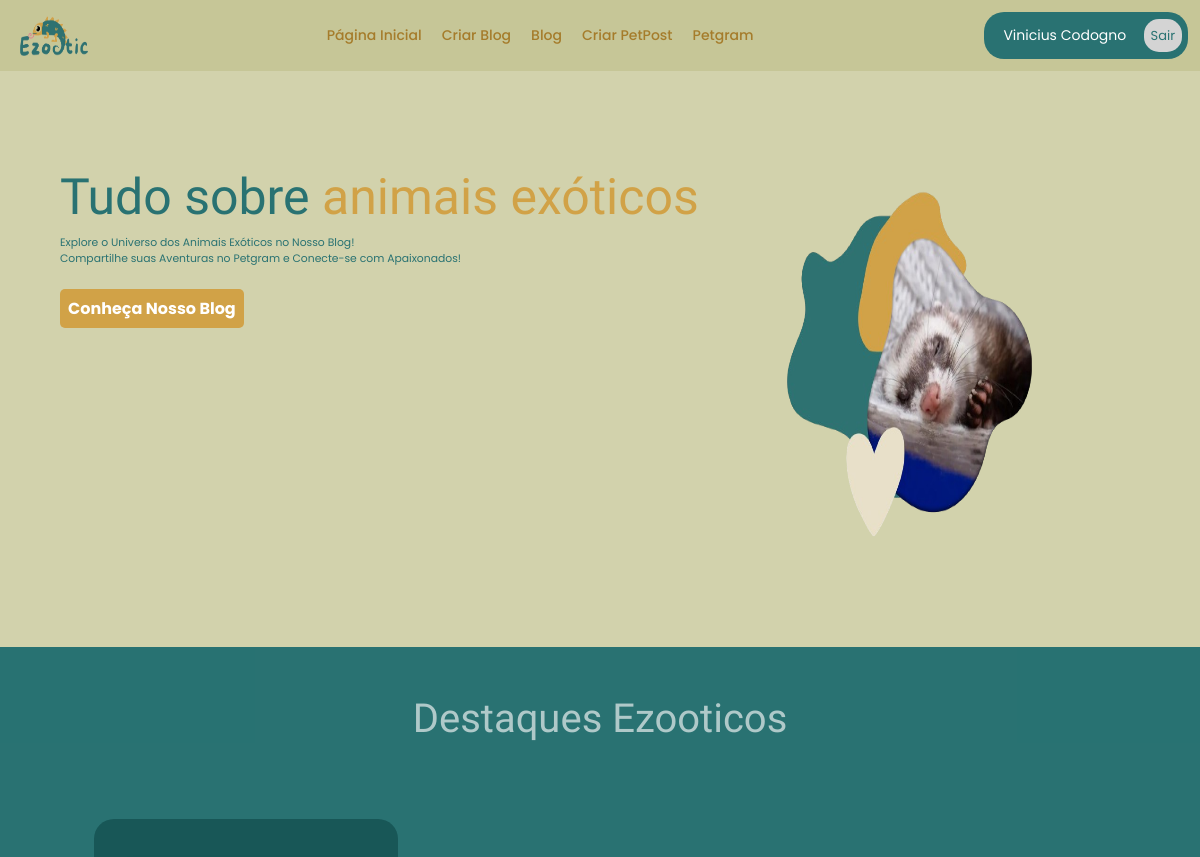
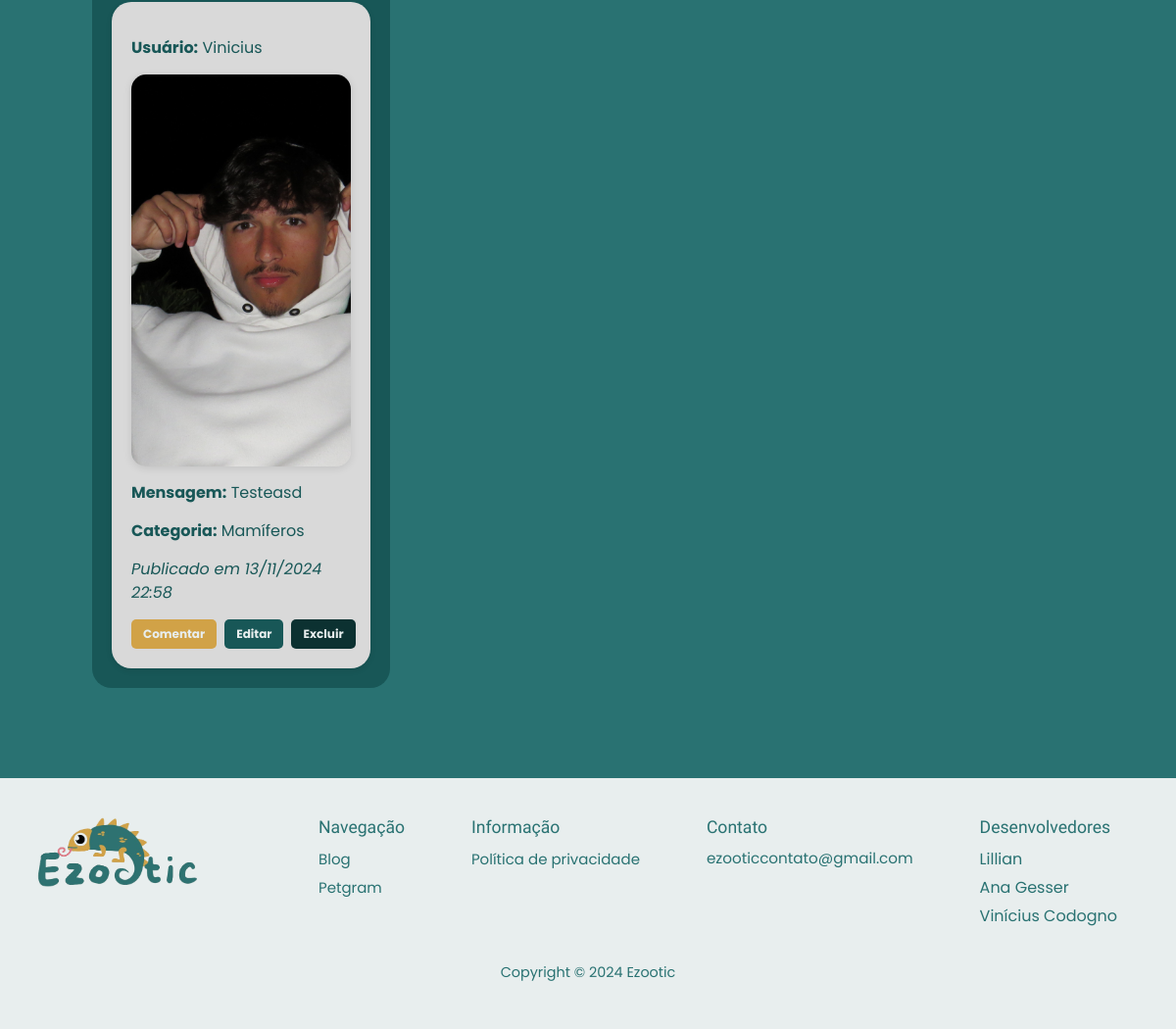
Page / (signed in) on the earlier database version (2 pictures, top to bottom).
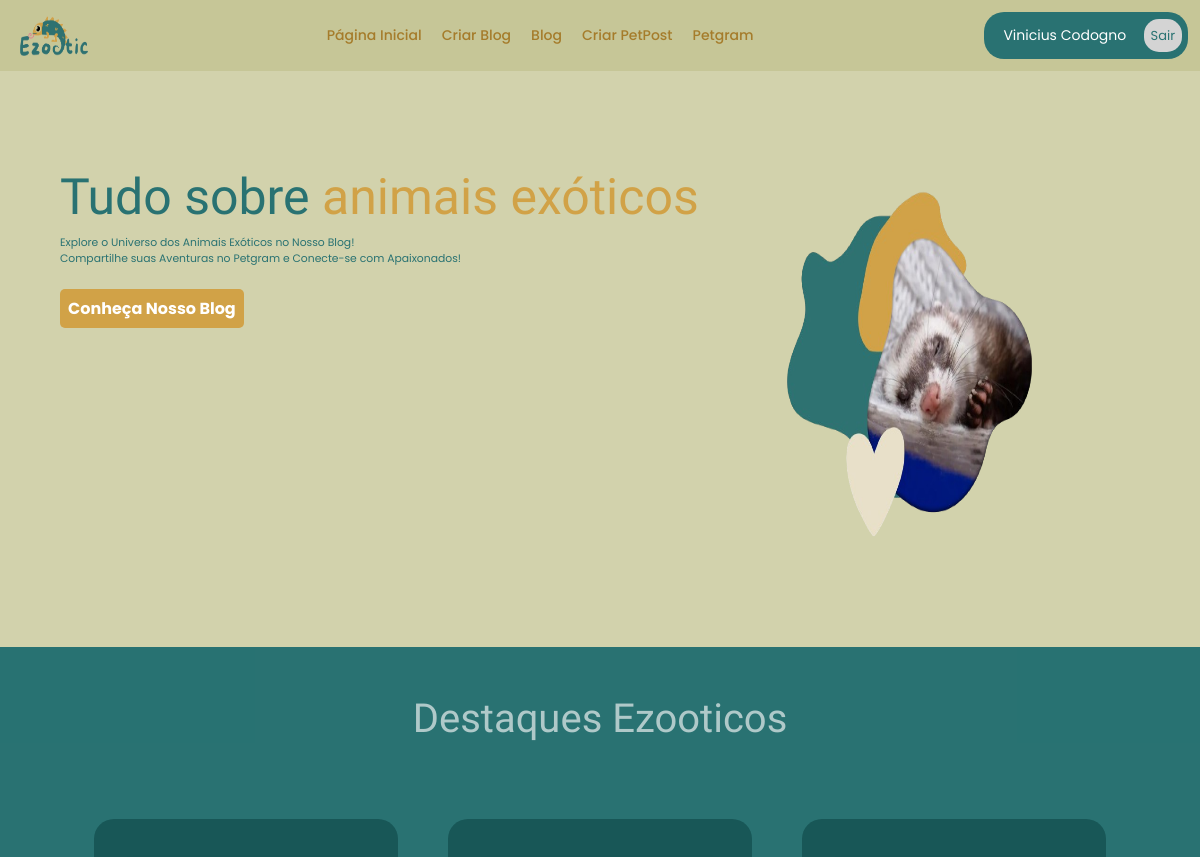
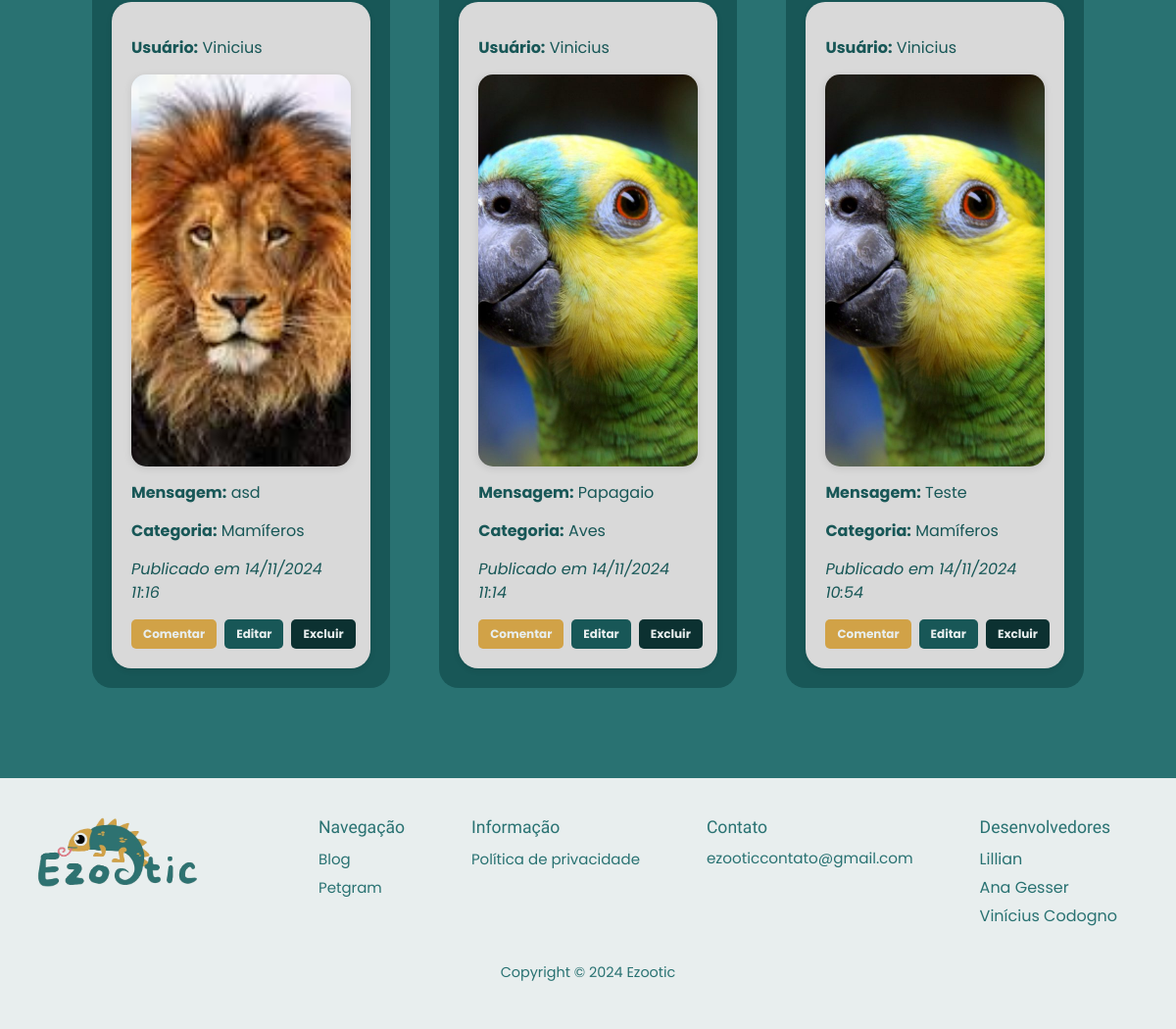
Same page on the later database version (2 pictures, top to bottom).
### app/models.py (models this page shows, shortened)
class Post(db.Model):
    id = db.Column(db.Integer, primary_key=True)
    mensagem = db.Column(db.String, nullable=True)
    user_id = db.Column(db.Integer, db.ForeignKey('user.id'), nullable=True)
    imagem = db.Column(db.String, nullable=True)
    categoria = db.Column(db.String(50), nullable=True)
    data_criacao = db.Column(db.DateTime, default=datetime.utcnow)

class User(db.Model, UserMixin):
    id = db.Column(db.Integer, primary_key=True)
    nome = db.Column(db.String, nullable=True)
    sobrenome = db.Column(db.String, nullable=True)
    email = db.Column(db.String, nullable=True)
    senha = db.Column(db.String, nullable=True)
    posts = db.relationship('Post', backref='user', lazy=True)
    petgrams = db.relationship('Petgram', backref='user', lazy=True)
    comentarios_petgram = db.relationship('ComentarioPetgram', backref='user', lazy=True)

### app/views.py (the view)
@app.route('/', methods=['GET', 'POST'])
def homepage():
    if current_user.is_authenticated:
        posts = Post.query.order_by(Post.data_criacao.desc()).limit(3).all()
        return render_template('index.html', posts=posts)
    else:
        flash('Por favor, faça login para acessar a página inicial.', 'warning')
        return redirect(url_for('login'))

### app/models.py (called while the page is built)
@login_manager.user_loader
def load_user(user_id):
    return User.query.get(user_id)

### app/templates/index.html (shortened to what this page needs)
{% extends 'base.html' %}
{% block content %}
    <div alt="Principal">
        <nav>
            {% include 'nave/nave.html' %}
        </nav>
        <div class="headline">
            <div>
                <h1 class="headline-title">Tudo sobre <span style="color: #d1a247;">animais exóticos</span></h1>
                <p class="headline-description">Explore o Universo dos Animais Exóticos no Nosso Blog! <br> Compartilhe suas Aventuras no Petgram e Conecte-se com Apaixonados!</p>
                <a class="headline-button-blog" href="{{ url_for('postLista') }}">Conheça Nosso Blog</a>
            </div>
            <div class="headline-image">
                <img src="{{ url_for('static', filename='images/Guaxi.png') }}" alt="">
            </div>
        </div>
        <div class="destaques-ezooticos">
            <h1 class="destaques-ezooticos-h1">Destaques Ezooticos</h1>
        <div class="container">
            <div class="row mt-4">
                <div class="col-12">
                    <table class="table">
                        <tbody>
                            <tr>
                                <td colspan="4">
                                    <div class="destaques-ultimos-posts">
                                        {% for linha in posts %}
                                            <div class="dest-post">
                                                <div class="post-estrutura">
                                                    <p><strong>Usuário:</strong> {{ linha.user.nome }}</p>
                                                    {% if linha.imagem %}
                                                        <img class="img-post" src="{{ url_for('static', filename='uploads/' ~ linha.imagem) }}" alt="Imagem do Post" class="img-fluid mb-2" style="width: 30vw; height: 50vh;">
                                                    {% endif %}
                                                    <p><strong>Mensagem:</strong> {{ linha.mensagem }}</p>
                                                    <p><strong>Categoria:</strong> {{ linha.categoria }}</p>
                                                    <p><em>Publicado em
                                                        {{ linha.data_criacao.strftime('%d/%m/%Y %H:%M') if linha.data_criacao else "Data não disponível" }}
                                                    </em></p>
                                                    <div class="d-flex align-items-center">
                                                        <button class="btn btn-comentar btn-sm me-2" data-bs-toggle="modal" data-bs-target="#comentariosModal{{ linha.id }}">
                                                        Comentar
                                                        </button>
                                                        <a href="{{ url_for('editar_post', post_id=linha.id) }}" class="btn btn-editar btn-sm me-2">Editar</a>
                                                        <form action="{{ url_for('excluir_post', post_id=linha.id) }}" method="POST" style="display:inline;">
                                                            <button type="submit" class="btn btn-excluir btn-sm">Excluir</button>
                                                        </form>
                                                    </div>
                                                </div>
                                            </div>
                                        {% endfor %}
                                    </div>
                                </td>
                            </tr>
                        </tbody>
                    </table>
                </div>
            </div>
        </div>
{% include 'footer.html' %}
{% endblock %}

Differences in the rows shown:
added Post: user.nome "Vinicius", imagem (picture), mensagem "asd", categoria "Mamíferos", data_criacao "14/11/2024 11:16"
added Post: user.nome "Vinicius", imagem (picture), mensagem "Papagaio", categoria "Aves", data_criacao "14/11/2024 11:14"
changed Post: imagem: a different picture; mensagem "Testeasd" → "Teste"; data_criacao "13/11/2024 22:58" → "14/11/2024 10:54"
